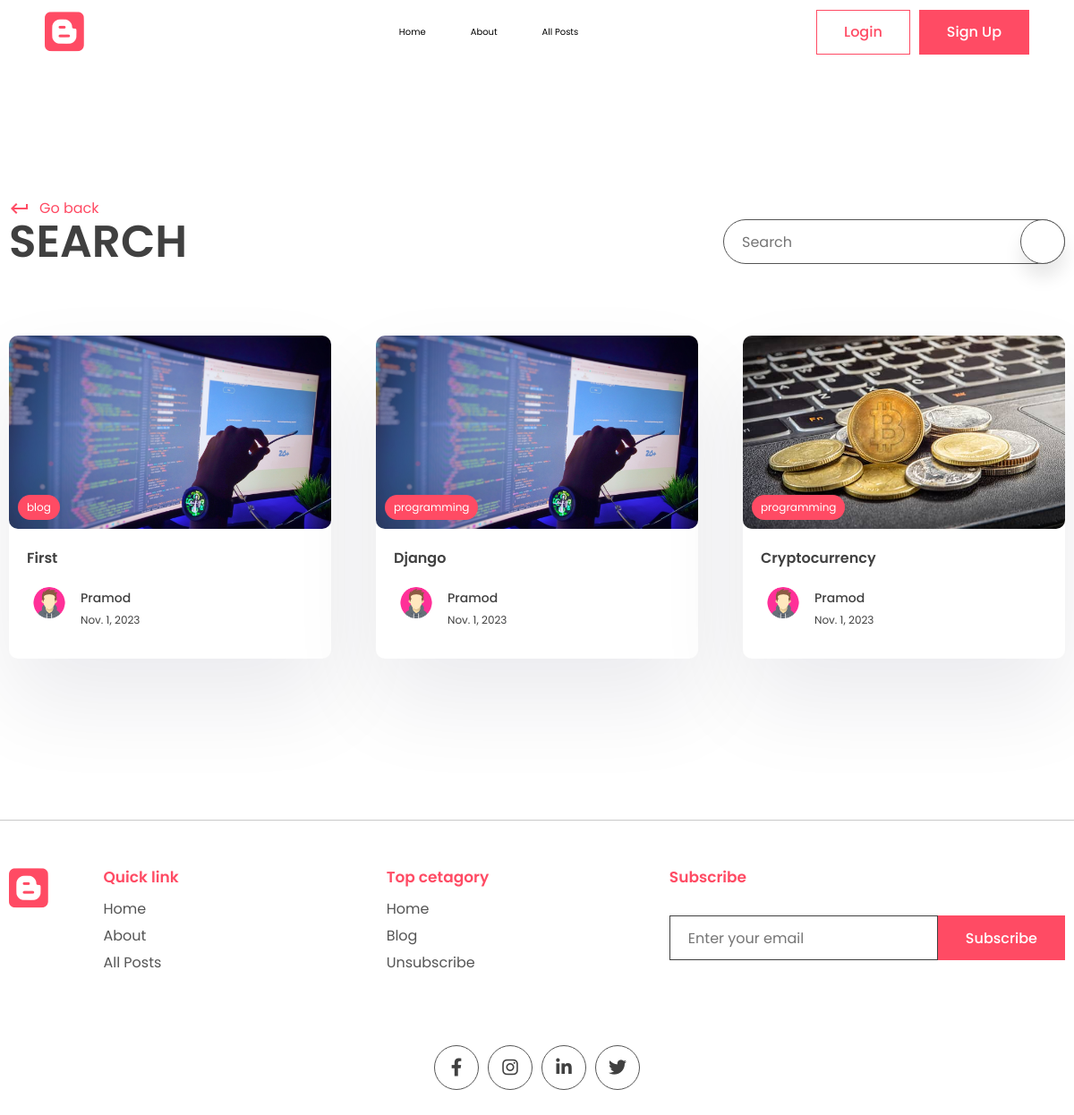
/search/, run on an earlier commit of the app's database.
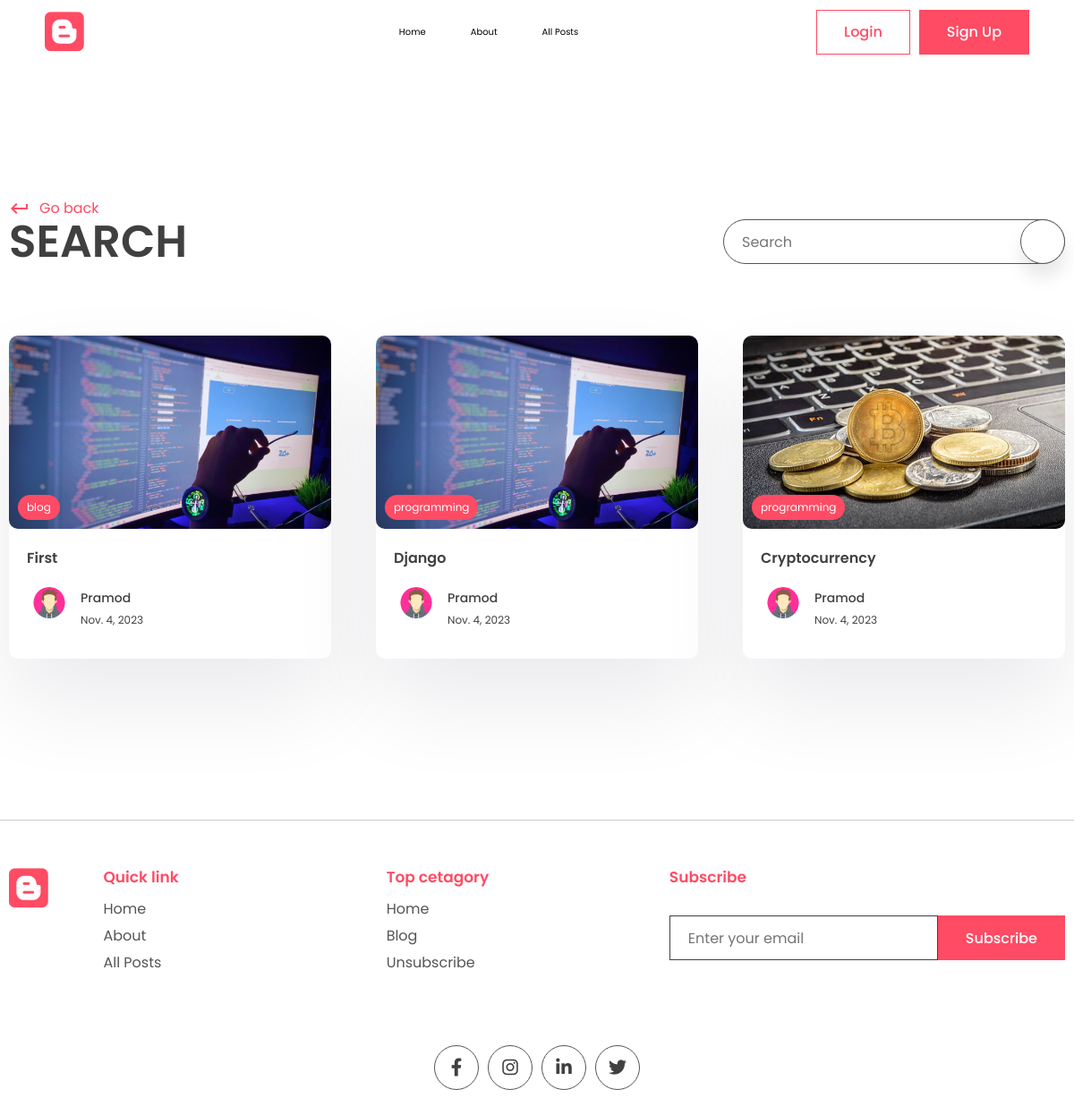
And on a later commit of the database.
### app/models.py (models this page shows, shortened)
class Post(models.Model):
    title = models.CharField(max_length=200)
    content = models.TextField()
    last_updated = models.DateTimeField(auto_now=True)
    slug = models.SlugField(max_length=200, unique=True )
    image = models.ImageField(null=True, blank=True, upload_to="images/")
    tags = models.ManyToManyField(Tag, blank=True, related_name='post')
    view_count = models.IntegerField(null=True, blank=True)
    is_featured = models.BooleanField(default=False)
    author = models.ForeignKey(User, on_delete=models.CASCADE, null=True, blank =True)
    bookmarks = models.ManyToManyField(User, blank=True, related_name="bookmarks", default=None)
    likes = models.ManyToManyField(User, blank=True, related_name="post_like", default=None)

class Tag(models.Model):
    name = models.CharField(max_length=100)
    description = models.CharField(max_length=200)
    slug = models.SlugField(max_length=200, unique=True)

class Profile(models.Model):
    user = models.OneToOneField(User, on_delete=models.CASCADE)
    profile_image = models.ImageField(null=True, blank=True, upload_to="images/")
    slug = models.SlugField(max_length=200, unique=True)
    bio = models.CharField(max_length=200)

### app/views.py (the view)
# urls.py: path('search/', views.search_posts, name='search'),
def search_posts(request):
    search_query = ''
    if request.GET.get('q'):
        search_query = request.GET.get('q')
    posts = Post.objects.filter(title__icontains = search_query)
    context = {'posts':posts, 'search_query':search_query}
    return render(request, 'app/search.html', context)

### app/templates/app/search.html (shortened to what this page needs)
{% extends "base.html" %}
{% block content %}
    <main>
      <div class="container">
        <div class="page-top">
          <div class="top flex">
            <div class="page-name">
              <a href="#" class="learn">
                <span class="material-icons"> keyboard_return </span> Go back
              </a>
              <h1>Search</h1>
            </div>
            <form class="search-bar s-active">
              <input type="text" placeholder="Search" name="q" value="{{search_query}}"/>
              <button type="submit" class="animated-search">
              </button>
            </form>
          </div>
        </div>
      </div>
    </main>
    <section class="sp">
      <div class="container">
        <div class="grid">
          {% for post in posts %}
          <a href="#">
            <div class="card">
              <div class="post-img">
                <img src="{{post.image.url}}" alt="" />
                <div class="tag">{{post.tags.all.0.name}}</div>
              </div>
              <div class="card-content">
                <h3>
                  {{post.title}}
                </h3>
                <div class="author">
                  <div class="profile-pic">
                    <img src="{{post.author.profile.profile_image.url}}" alt="" />
                  </div>
                  <div class="details">
                    <p>{{post.author.first_name}}</p>
                    <small>{{post.last_updated|date}}</small>
                  </div>
                </div>
              </div>
            </div>
          </a>
          {% endfor %}
        </div>
      </div>
    </section>
{% endblock content %}

### templates/base.html (shortened to what this page needs)
{%load static%}
<!DOCTYPE html>
<html lang="en">
  <head>
    <link rel="stylesheet" href="{% static 'app/style.css' %}" />
    <link
      rel="stylesheet"
      href="https://unicons.iconscout.com/release/v2.1.6/css/unicons.css"
    />
    <link
      rel="stylesheet"
      href="https://cdnjs.cloudflare.com/ajax/libs/font-awesome/6.1.1/css/all.min.css"
    />
  </head>
  <body>
    <header>
      <div class="container container-fluid">
        <a class="logo" href="{% url 'index' %}">
          <i class="fa-brands fa-blogger"></i>
        </a>
        <div class="links">
          <a href="{% url 'index' %}">Home</a>
          <a href="{% url 'about' %}">About</a>
          <a href="{% url 'all_posts' %}">All Posts</a>
        </div>
        <div class="action-btn">
          {% if user.is_authenticated %}
          <a href="{% url 'logout' %}"
          ><button class="btn btn-scoundary">Logout</button></a>
          {% else %}
          <a href="{% url 'login' %}"
            ><button class="btn btn-scoundary">Login</button></a
          >
          <a href="{% url 'register' %}">
            <button class="btn btn-primary">Sign Up</button></a
          >
          {% endif %}
        </div>
      </div>
    </header>
    <main>
   {% block content %}
   {% endblock content %}
    </main>
    <footer>
      <div class="container">
        <div class="grid-4">
          <div class="logo f-logo">
            <i class="fa-brands fa-blogger"></i>
          </div>
          <div class="link">
            <h2>Quick link</h2>
            <div class="q-link">
              <a href="{% url 'index' %}">Home</a>
              <a href="{% url 'about' %}">About</a>
              <a href="">All Posts</a>
            </div>
          </div>
          <div class="link">
            <h2>Top cetagory</h2>
            <div class="q-link">
              <a href="#">Home</a>
              <a href="#">Blog</a>
              <a href="#">Unsubscribe</a>
            </div>
          </div>
          <div class="news-signup">
            <h2>Subscribe</h2>
            <div class="newsletter">
              <form method="POST">
                <input
                  type="email"
                  name="email"
                  maxlength="100"
                  placeholder="Enter your email"
                  required=""
                  id="id_email"
                />
                <button class="btn btn-primary">Subscribe</button>
              </form>
            </div>
          </div>
        </div>
        <div class="share">
          <div class="social">
            <a href="#">
              <i class="fa-brands fa-facebook-f"></i>
            </a>
            <a href="#">
              <i class="fa-brands fa-instagram"></i>
            </a>
            <a href="#">
              <i class="fa-brands fa-linkedin-in"></i>
            </a>
            <a href="#">
              <i class="fa-brands fa-twitter"></i>
            </a>
          </div>
        </div>
      </div>
    </footer>
  </body>
</html>

What changed in the data, as far as the page shows it:
changed Post "First": last_updated "Nov. 1, 2023" → "Nov. 4, 2023"
changed Post "Django": last_updated "Nov. 1, 2023" → "Nov. 4, 2023"
changed Post "Cryptocurrency": last_updated "Nov. 1, 2023" → "Nov. 4, 2023"
